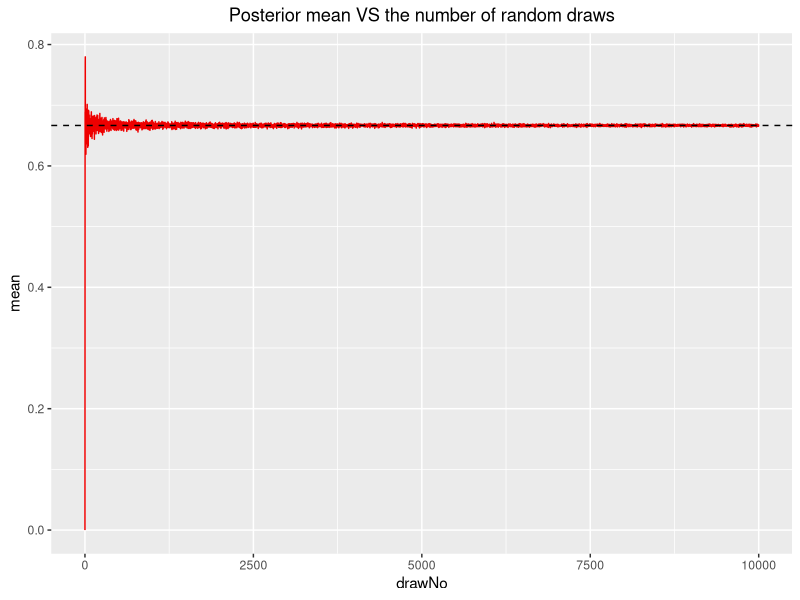
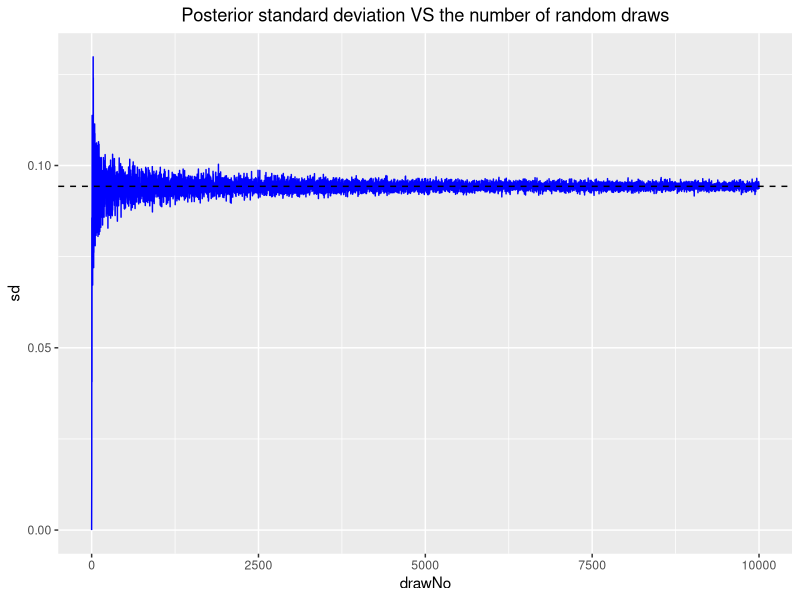
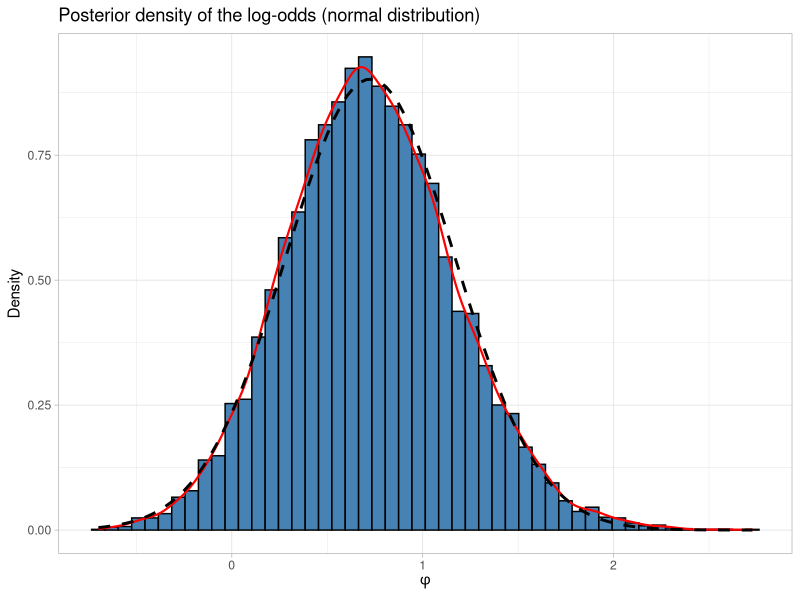
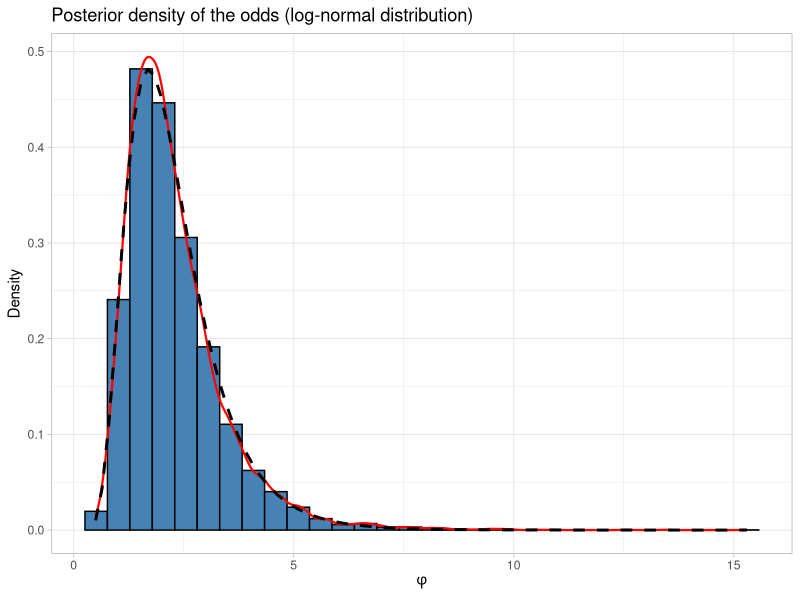
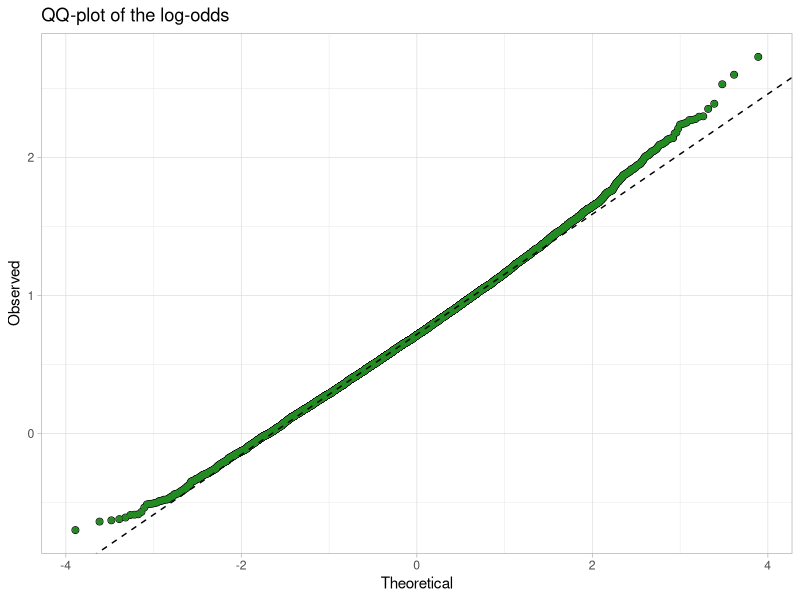
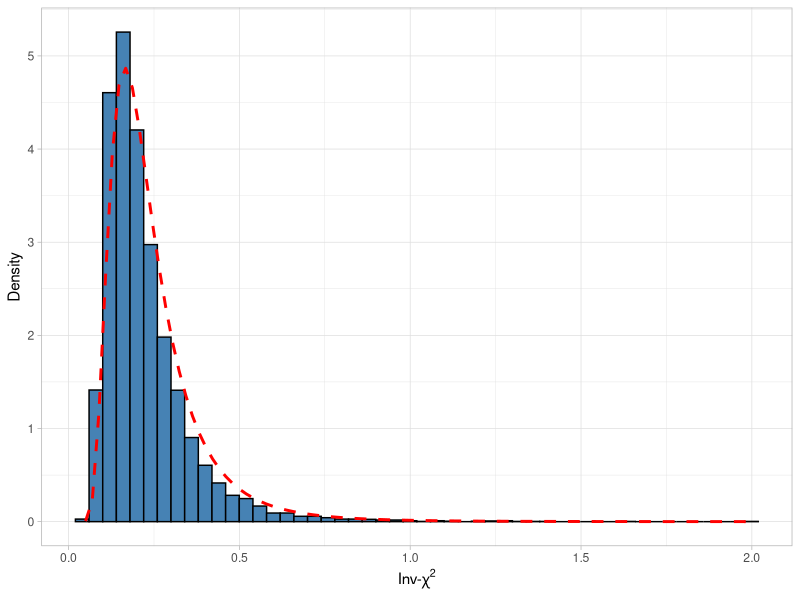
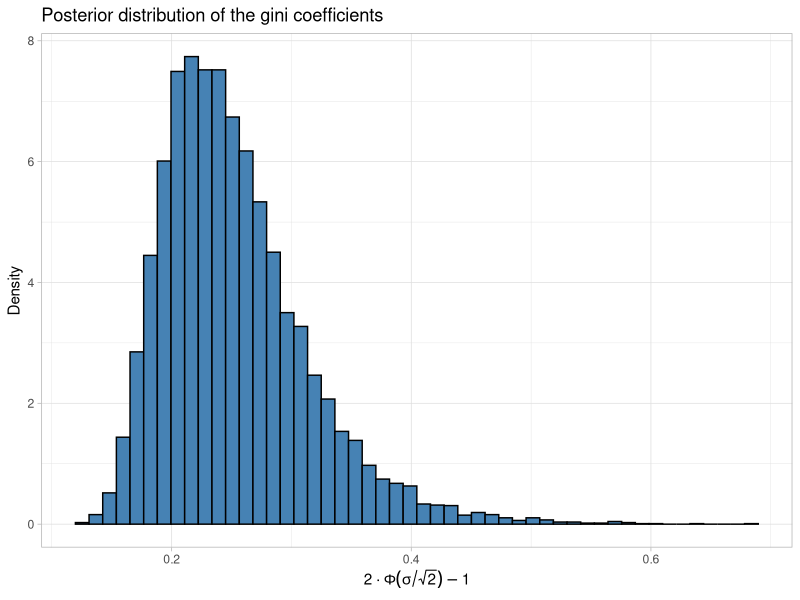
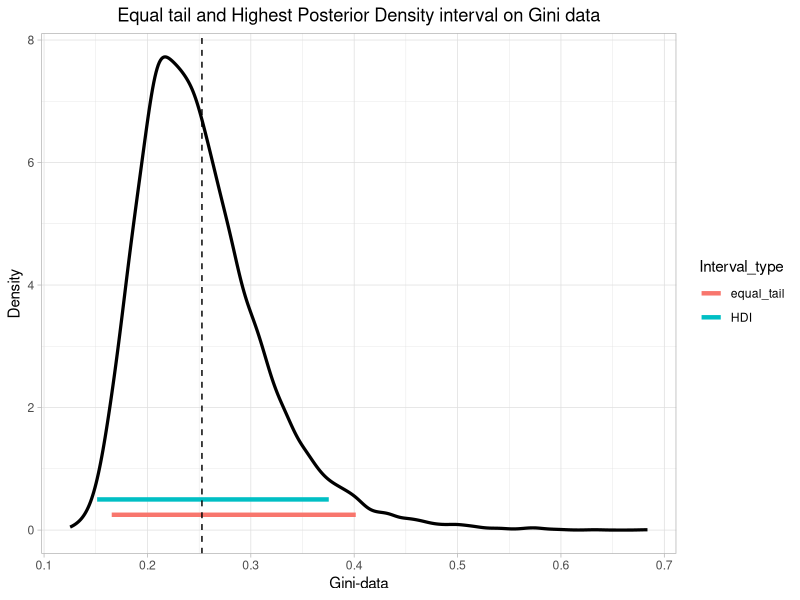

These charts were generated, in order, by the following R code:
## ---- chunk 1

knitr::opts_chunk$set(echo = F, message = F, error = F, warning = F,
                      fig.align='center', out.width="70%")

## ---- chunk 2

# Q1. Bernoulli ... again
library(ggplot2)
set.seed(2468)
out <- data.frame(drawNo = 0, mean = 0, sd = 0)
for(i in 2:10000){
  post <- rbeta(i, 16, 8)
  out[i,] <- c(i,mean(post),sd(post))
}

# posterior mean VS the number of random draws
ggplot(data = out) +
  geom_line(mapping = aes(x = drawNo,y = mean), color = 'red2') +
  geom_hline(yintercept = (16/(16+8)), lty = 2, col = "black") +
  ggtitle('Posterior mean VS the number of random draws') +
  theme(plot.title = element_text(hjust = 0.5))

## ---- chunk 3

# posterior standard deviation VS the number of random draws
ggplot(data = out) +
  geom_line(mapping = aes(x = drawNo,y = sd), color = 'blue') +
  geom_hline(yintercept = sqrt(16*8/((16+8)^2*25)), lty = 2, col = "black") +
  ggtitle('Posterior standard deviation VS the number of random draws') +
  theme(plot.title = element_text(hjust = 0.5))

## ---- chunk 4

# Probability calculated using proportion of generated values
posterior_prob <- sum(post<0.4) / length(post)
# Probability according to theoretical distribution
theoretical_prob <- pbeta(0.4, 16, 8)

## ---- chunk 5

# Transform the data into log-odds ( log(theta/(1-theta)) )
nDraws <- 10000
logOdds <- as.data.frame(log(post/(1-post)))
colnames(logOdds) <- c("x")

# Plot it as histogram; we can observe it's close to normality (black dashed line)
ggplot(logOdds, aes(x = x)) +
  geom_histogram(aes(y = ..density..), col = "black", fill = "steelblue", bins = 50) +
  geom_density(col = "red", size = 0.75) +
  stat_function(fun = dnorm, lty = 2, size = 1,
                args = list(mean = mean(logOdds[,1]), sd = sd(logOdds[,1]))) +
  labs(x = expression(phi), y = "Density") +
  ggtitle("Posterior density of the log-odds (normal distribution)") +
  theme_light()

# Plot the odds of the distribution (log-normal)
ggplot(logOdds, aes(x = exp(x))) +
  geom_histogram(aes(y = ..density..), col = "black", fill = "steelblue") +
  geom_density(col = "red", size = 0.75) +
  stat_function(fun = dlnorm, lty = 2, size = 1,
                args = list(meanlog = mean(logOdds[,1]), sdlog = sd(logOdds[,1]))) +
  ggtitle("Posterior density of the odds (log-normal distribution)") +
  labs(x = expression(phi), y = "Density") +
  theme_light()

## ---- chunk 6

# Function to plot the quantile-quantile plot
ggQQ <- function(vec, col = "forestgreen", title = "QQ-plot") {
  
  require(ggplot2)
  
  y <- quantile(vec[!is.na(vec)], c(0.25, 0.75))
  x <- qnorm(c(0.25, 0.75))
  slope <- diff(y)/diff(x)
  int <- y[1L] - slope * x[1L]
  
  d <- data.frame(resids = vec)
  
  ggplot(d, aes(sample = resids)) + 
    stat_qq(color="black", shape=1, size=I(2)) +
    stat_qq(color = col) + 
    geom_abline(slope = slope, intercept = int, lty = 2) +
    ggtitle(label = title) +
    labs(x = "Theoretical", y = "Observed") +
    theme_light()
  
}

ggQQ(logOdds[,1], title = "QQ-plot of the log-odds")

## ---- chunk 7

data <- c(14, 25, 45, 25, 30, 33, 19, 50, 34, 67)

n <- length(data)
mu <- 3.5
tau <- sum((log(data)-mu)^2)/n

numDraws <- 10000
# Random generation from a scaled inverse chisquare
rinvchisq <- function(draws, n, tau) {
  chi_square <- rchisq(draws, n)
  return( tau*(n-1)/chi_square )
}

# Density of a scaled inverse chisquare
dinvchisq <- function(data, df, tau) {
    return( (tau*df/2)^(df/2)/gamma(df/2) * exp(-df*tau/(2*data)) / data^(1+df/2) )
}

post_invchisq <- rinvchisq(numDraws, n, tau)

## ---- chunk 8

df_post_invchisq <- as.data.frame(post_invchisq)
colnames(df_post_invchisq) <- "x"

# Histogram of the generated points (scaled inverse chisquare)
ggplot(df_post_invchisq, aes(x = x)) +
  geom_histogram(aes(y = ..density..), col = "black", fill = "steelblue", bins = 50) +
  stat_function(fun = dinvchisq, lty = 2, col = "red", size = 1,
                args = list(df = n, tau = tau)) +
  labs(x = expression(paste("Inv-", chi^2)), y = "Density") +
  theme_light()

## ---- chunk 9

# Compute the gini coefficient estimate from the data
gini_data <- sum(sapply(data, function(x) sum(abs(x-data)))) / (2*n*sum(data))

# Compute the distribution of the gini coefficient according to the log-normal model
gini_distr_lognorm <- function(x) {
  
  return( 2*pnorm(sqrt(x)/sqrt(2))-1 )
  
}

gini_distr <- gini_distr_lognorm(post_invchisq)

## ---- chunk 10

df_gini_distr <- as.data.frame(gini_distr)
colnames(df_gini_distr) <- "x"

ggplot(df_gini_distr, aes(x = x, y = ..density..)) +
  geom_histogram(aes(y = ..density..), col = "black", 
                 fill = "steelblue", bins = 50) +
  labs(x = expression(paste("2 · ", Phi(sigma/sqrt(2)) -1 )), y = "Density") +
  ggtitle("Posterior distribution of the gini coefficients") +
  theme_light()

## ---- chunk 11

equal_tail_interval <- c(quantile(gini_distr, 0.025), quantile(gini_distr, 0.975)) 
  
# We estimate the density of the gini coefficients
kernel_density_gini <- density(gini_distr)
df_kernel_density <- data.frame(x = kernel_density_gini$x, 
                                y = kernel_density_gini$y)
# We order the data_frame according to the density
df_kernel_density <- df_kernel_density[order(df_kernel_density$y, decreasing = T),]
# We compute and save the cumulative sum of the density
df_kernel_density$cumsum <- cumsum(df_kernel_density$y)

# We get the threshold for the top 95% of the density
alpha_density <- tail(df_kernel_density$cumsum, 1) * 0.95
# We check which points are inside the interval
df_kernel_density$inside_interval <- df_kernel_density$cumsum < alpha_density
# The function is unimodal: just getting the extreme 
# of the points included will be enough
HD_interval <- range(df_kernel_density$x[df_kernel_density$inside_interval])

## ---- chunk 12

data <- rbind(data.frame(x = equal_tail_interval, y = c(0.25, 0.25),
                         Interval_type = c('equal_tail','equal_tail')),
              data.frame(x = HD_interval, y = c(0.5, 0.5),
                         Interval_type =c('HDI','HDI')))

ggplot() +
  geom_density(aes(x = x), data = df_gini_distr, size = 1.1) +
  geom_line(data = data, mapping = aes(x = x, y = y, color = Interval_type), 
            size = 1.5 )+
  labs(x = 'Gini-data', y = "Density") +
  geom_vline(aes(xintercept = mean(gini_distr)), lty = 2) +
  theme_light() +
  ggtitle('Equal tail and Highest Posterior Density interval on Gini data') +
  theme(plot.title = element_text(hjust = 0.5))

# To get the shade (p is the plot above, saved into the object p): 
# df_density <- ggplot_build(p)$data[[1]]
# ind_shade <- findInterval(HD_interval, df_density$x)
# df_shade <- data.frame(x = df_density$x[ind_shade[1]:ind_shade[2]],
#                        ymin = df_density$ymin[ind_shade[1]:ind_shade[2]], 
#                        ymax = df_density$ymax[ind_shade[1]:ind_shade[2]])
# 
# p + geom_ribbon(aes(x = x, ymin = ymin, ymax = ymax), data = df_shade,
#                 col = "grey75", alpha = 0.5) +
#   geom_density(aes(x = x), data = df_gini_distr, size = 1.1) +

## ---- chunk 13

# Data (radians are the only necessary ones)
degrees <- c(40, 303, 326, 285, 296, 314, 20, 308, 299, 296)
radians <- c(-2.44, 2.14, 2.54, 1.83, 2.02, 2.33, -2.79, 2.23, 2.07, 2.02)

# Prior: exponential with rate=1
prior_k <- function(k, lambda = 1) dexp(k, lambda)
# Likelihoo: von Mises distribution with fixed mean (2.39)
likelihood_k <- function(k, mu = 2.39, data = radians) {
  n <- length(data)
  return( (2*pi*besselI(k, 0))^(-n) * exp(k * sum(cos(data-mu))) )
}
# Posterior distribution solved analytically above
posterior_k <- function(k, mu = 2.39, lambda = 1, data = radians) {
  n <- length(data)
  return( (2*pi*besselI(k, 0))^(-n) * exp(k * (sum(cos(data-mu))-1)) )
}

# Values on which we will test our function
k_seq <- seq(0.1, 20, by = 0.001)

## ---- chunk 14

df_plot <- data.frame(K = k_seq, Posterior = likelihood_k(k_seq)*prior_k(k_seq),
                      Posterior2 = posterior_k(k_seq))
sum_unnor <- sum(df_plot$Posterior2)*0.001
df_plot$Posterior <- df_plot$Posterior/sum_unnor
df_plot$Posterior2 <- df_plot$Posterior2/sum_unnor

ggplot(df_plot, aes(x = K, y = Posterior)) +
  geom_line(size = 3, col = "black") +
  geom_line(aes(y = Posterior2), size = 1, col = "darkgoldenrod1") +
  labs(x = expression(kappa)) +
  ggtitle('The posterior distribution of the concentration parameter') +
  theme(plot.title = element_text(hjust = 0.5)) +
  theme_light()

## ---- chunk 15

posterior_mode <- df_plot$K[which.max(df_plot$Posterior)]

